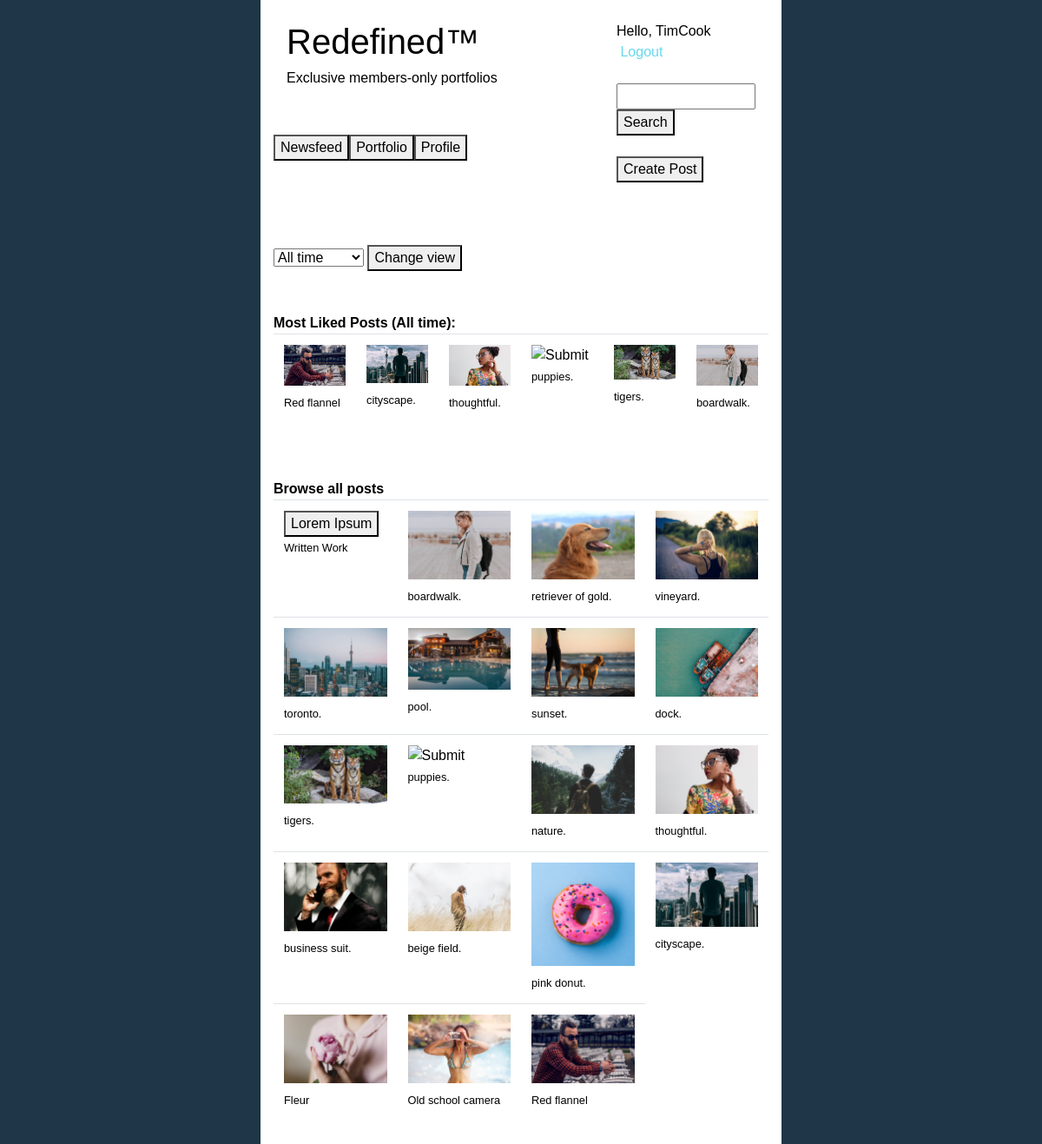
Screenshot of / (signed in) with the database file from the repository.
### portfolios/models.py (models this page shows)
class Post(models.Model):
      title = models.CharField(max_length=32)
      timestamp = models.DateTimeField(auto_now_add=True)
      user_id = models.IntegerField()
      image = models.FileField(upload_to='user-image-upload/', blank=True)
      text = models.CharField(max_length=16384, blank=True)

### portfolios/views.py (the view)
# urls.py: path("", views.newsfeed_view, name="index"),
def newsfeed_view(request):
    if not request.user.is_authenticated:
        return HttpResponseRedirect(reverse("login"))
    author_id = request.POST.get("author_id")
    if author_id is None:
        author_id = request.user.id
    likes_filter = request.POST.get("likes_filter")
    if likes_filter is None:
        likes_filter = "All time"
    return render(request, "portfolios/newsfeed.html", {
        "user": request.user,
        "most_liked_posts": getMostLikedPosts(6, likes_filter),
        "like_filters_enum": like_filters_enum,
        "likes_filter": likes_filter,
        "all_posts": getAllPostsReverseChronological()
    })

### portfolios/manager.py (called while the page is built, shortened)
def getAllPosts():
    return Post.objects.all()

def getPost(post_id):
    return getAllPosts().get(pk=post_id)

def getAllPostsReverseChronological():
    return getAllPosts().order_by('timestamp').reverse()

def getAllLikes():
    return Like.objects.all()

def getNumLikesForPost(post_id):
    return getAllLikes().filter(post_id=post_id).count()

def getNumLikesForAllPosts():
    return getAllLikes().values('post_id').annotate(Count('post_id'))

def getNumLikesForAllPostsWithFilter(filter):
    if filter == "All time":
        return getNumLikesForAllPosts()

def getPostsWithNoLikes():
    result_array = []
    num_likes_for_all_posts = getNumLikesForAllPosts()
    for post in getAllPosts():
        if getNumLikesForPost(post.id) == 0:
            result_array.append(post)
    return result_array

def getMostLikedPosts(num, filter):
    array = []
    for post in getNumLikesForAllPostsWithFilter(filter):
        if len(array) < num:
            array.append(post)
        else:
            for item in array:
                if post.get("post_id__count") > item.get("post_id__count"):
                    array.remove(item)
                    array.append(post)
                    break;
    returnArray = []
    for item in array:
        returnArray.append(getPost(item.get("post_id")))
    posts_with_no_likes = getPostsWithNoLikes()
    while len(returnArray) < num:
        if len(posts_with_no_likes) == 0:
            break
        else:
            returnArray.append(posts_with_no_likes[-1])
            posts_with_no_likes.pop(-1)
    return returnArray

### portfolios/templates/portfolios/newsfeed.html (shortened to what this page needs)
{% extends "users/layout.html" %}
{% block body %}
    <form id="post" action="{% url 'newsfeed' %}" method="post">
        <select name="likes_filter">
            {% for option in like_filters_enum %}
                {% if likes_filter == option %}
                    <option value="{{option}}" selected="selected">{{option}}</option>
                {% else %}
                    <option value="{{option}}" >{{ option }}</option>
                {% endif %}
            {% endfor %}
        </select>
        <button type="submit">Change view</button>
    </form>
    <br/>
    <br/>
    <b>Most Liked Posts ({{ likes_filter }}):</b>
    <br/>
    <table class="table">
        <tbody>
            <tr>
                {% for post in most_liked_posts %}
                    <td style = "width:16.66%">
                        <form id="post" action="{% url 'post' %}" method="post" style="display: inline-block;">
                            {% if post.image.url is not None %}
                                <input type="image" src="{{ post.image.url }}" border="0"
                                    style="width: auto; max-width: 100%; height: auto; max-height: 100%;"
                                    alt="Submit" />
                                <br/>
                                <small>{{ post.title }}</small>
                            {% else %}
                                <button type="submit">{{ post.title }}</button>
                                <br/>
                                <small>Written Work</small>
                            {% endif %}
                            <br/>
                        </form>
                    </td>
            {% endfor %}
            </tr>
    </table>
    <br/>
    <br/>
    <b>Browse all posts</b>
    <br/>
    <table class="table">
        <tbody>
          <tr>
              {% for post in all_posts %}
                  <td style = "width:16.66%">
                      <form id="post" action="{% url 'post' %}" method="post" style="display: inline-block;">
                        {% if post.image.url is not None %}
                         <input type="image" src="{{ post.image.url }}" border="0"
                              style="width: auto; max-width: 100%; height: auto; max-height: 100%;"  alt="Submit" />
                        <br/>
                        <small>{{ post.title }}</small>
                        {% else %}
                        <button type="submit">{{ post.title }}</button>
                        <br/>
                        <small>Written Work</small>
                        {% endif %}
                        <br/>
                      </form>
                  </td>
                  {% if not forloop.last and forloop.counter|divisibleby:4 %}
                      </tr>
                      <tr>
                  {% endif %}
              {% endfor %}
          </tr>
      </table>
{% endblock %}

### portfolios/templates/users/layout.html (shortened to what this page needs)
<!DOCTYPE html>
<html>
    <head>
        <link rel="stylesheet" href="https://stackpath.bootstrapcdn.com/bootstrap/4.1.1/css/bootstrap.min.css"
>
        <link rel="stylesheet" href="../../static/style.css">
    </head>
    <body>
        <div>
            <div class="container-fluid">
                <div class="row">
                    <div class="col-sm-3 box"></div>
                    <div class="col-sm-6 box" style="background-color: white; height=100vh">
                        <div class="container-fluid">
                            <div class="row">
                                <div class="col-sm-8" style="background-color: white;">
                                    <br/>
                                    <h1>Redefined™</h1>
                                    <h6>Exclusive members-only portfolios</h6>
                                    <br/>
                                    <br/>
                                    <div class="row">
                                        {% if user.is_authenticated %}
                                            <form id="portfolio" action="{% url 'newsfeed' %}" method="post">
                                                <button type="submit">Newsfeed</button>
                                            </form>
                                            <form id="portfolio" action="{% url 'portfolio' %}" method="post">
                                                <button type="submit">Portfolio</button>
                                            </form>
                                            <form id="profile" action="{% url 'profile' %}" method="post">
                                                <button type="submit">Profile</button>
                                            </form>
                                        {% endif %}
                                    </div>
                                </div>
                                <div class="col-sm-4">
                                    {% if user.is_authenticated %}
                                        <br/>
                                        {% if user.is_authenticated %}
                                            {% if user.username == None %}
                                                Hello, {{ user.first_name }}
                                            {% else %}
                                                Hello, {{ user.username }}
                                            {% endif %}
                                            &nbsp;<a href="{% url 'logout' %}">Logout</a>
                                        {% endif %}
                                        <br/>
                                        <br/>
                                        <form id="user" action="{% url 'search' %}" method="post">
                                            <input name="search_term" type="text" style="width:100%"/>
                                            <button type="submit">Search</button>
                                            <br/>
                                            <br/>
                                        </form>
                                        <form id="create_post" action="{% url 'create_post' %}" method="post">
                                                <button type="submit">Create Post</button>
                                            </form>
                                    {% endif %}
                                </div>
                            </div>
                        </div>
                        <br/>
                        <br/>
                        <br/>
                        {% block body %}
                        {% endblock %}
                        <br/>
                        <br/>
                    </div>
                    <div class="col-sm-3 box"></div>
                </div>
            </div>
        </div>
    </body>
</html>

### portfolios/static/style.css (style rules this page uses)
body { font-family: "Gill Sans", "Gill Sans MT", Calibri, "Trebuchet MS", sans-serif; text-decoration: none; color: black; }
body { background-color: #1E3647; }
a:link, a:visited { color: #66D9EF; }

### rows the page displays
Post: title "Red flannel"
Post: title "cityscape."
Post: title "thoughtful."
Post: title "puppies."
Post: title "tigers."
Post: title "boardwalk."
Post: title "Lorem Ipsum"
Post: title "retriever of gold."
Post: title "vineyard."
Post: title "toronto."
Post: title "pool."
Post: title "sunset."
Post: title "dock."
Post: title "nature."
Post: title "business suit."
Post: title "beige field."
Post: title "pink donut."
Post: title "Fleur"
Post: title "Old school camera"

### other values shown
{{ user.username }} "TimCook"
{{ likes_filter }} "All time"
form field likes_filter "All time"
